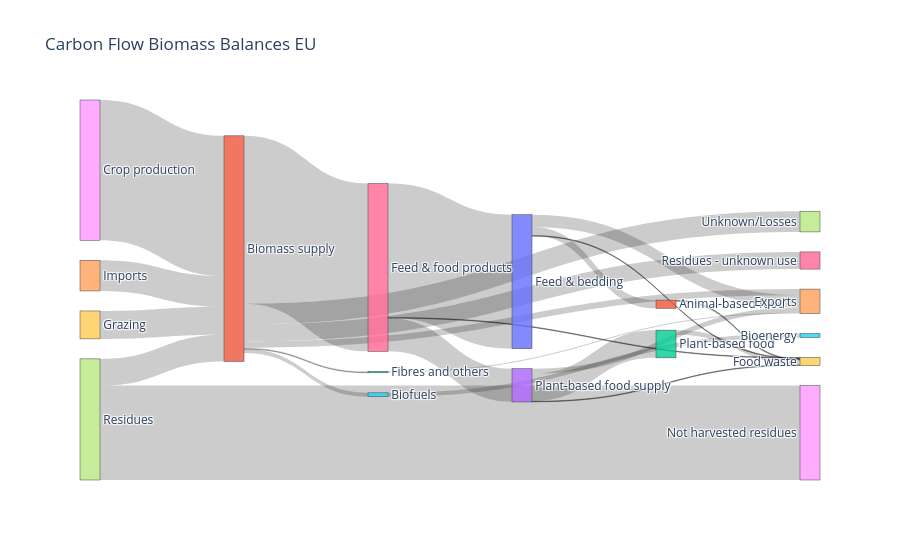

The cell this chart's notebook holds for it:
### Markdown cell above
## Biomass 2022 EU

### Code cell
# Load the CSV
df_biomass_2022 = pd.read_csv("/Users/charlottewestenberg/Thesis/00data/from_excel/biomass_uses_and_flows_2022.csv")

# Create list of unique nodes
nodes = list(pd.concat([df_biomass_2022["Source"], df_biomass_2022["Target"]]).unique())

# Create dictionary mapping node name -> index
node_dict = {name: i for i, name in enumerate(nodes)}

# Map names to numeric IDs
df_biomass_2022["source_id"] = df_biomass_2022["Source"].map(node_dict)
df_biomass_2022["target_id"] = df_biomass_2022["Target"].map(node_dict)

# Create Sankey
fig = go.Figure(data=[go.Sankey(
    
    node=dict(
        label=nodes,
        pad=20,
        thickness=20
    ),
    
    link=dict(
        source=df_biomass_2022["source_id"],
        target=df_biomass_2022["target_id"],
        value=df_biomass_2022["Value C (TONNES)"]
    )

)])

fig.update_layout(title_text="Carbon Flow Biomass Balances EU")

fig.show()

### Figure 1 — Plotly figure (JSON) as saved in the notebook; plotly's stock layout.template omitted (floating-point values rounded to 4 significant figures; data arrays with more than 128 entries replaced by an {"elided": "..."} marker saying what was removed)
{"data": [{"link": {"source": {"elided": "130 int values"}, "target": {"elided": "130 int values"}, "value": {"elided": "130 float values"}}, "node": {"label": ["Feed & bedding", "Biomass supply", "Fibres and others", "Plant-based food supply", "Imports", "Biofuels", "Feed & food products", "Residues", "Crop production", "Grazing", "Fishmeal & oil for feed", "Animal-based food", "Plant-based food", "Fishmeal & oil", "Unknown origin", "Aquaculture", "Capture fisheries", "Aquatic-based food", "By-products", "Energy (prev. node)", "Roundwood", "Solid wood products", "Wood pulp", "By-products imports", "Roundwood imports", "Solid wood products imports", "Wood pellets imports", "Wood pulp imports", "Material industry", "Unreported by-products", "Unreported roundwood", "Domestic roundwood", "Post-consumer wood", "Uncategorised wood", "Exports", "Bioenergy", "Residues - unknown use", "Unknown/Losses", "Not harvested residues", "Food waste", "Fishmeal & oil for animal husbandry", "Waste", "By-products exports", "Wood pellets exports", "Roundwood exports", "Solid wood products exports", "Wood pulp exports", "Unreported uses", "Energy"], "pad": 20, "thickness": 20}, "type": "sankey"}], "layout": {"title": {"text": "Carbon Flow Biomass Balances EU"}}}
